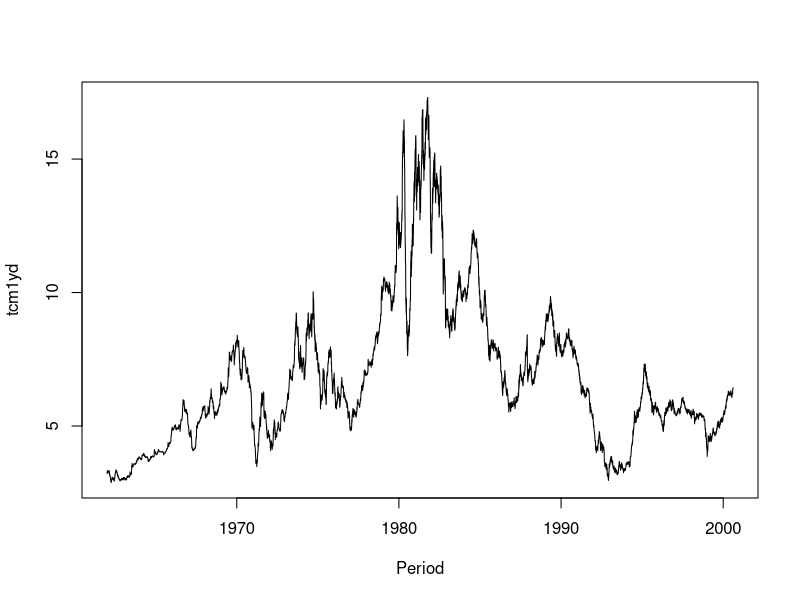
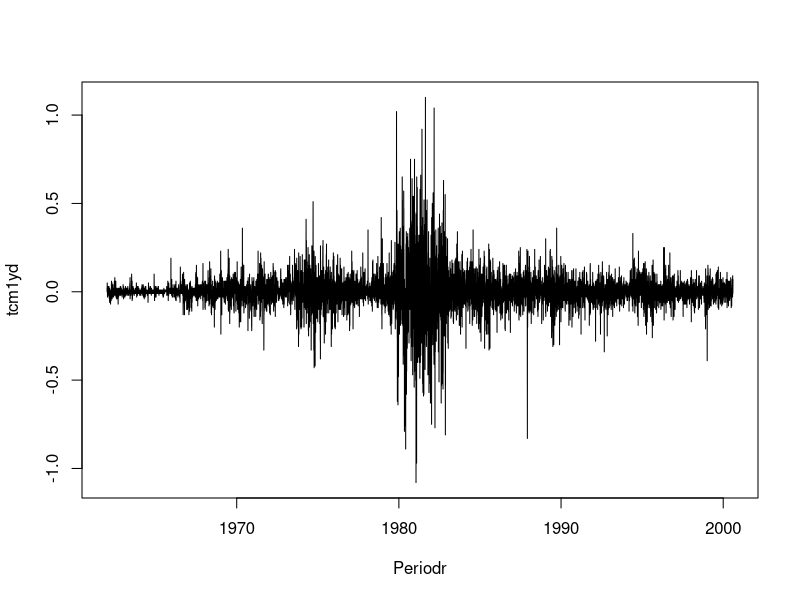

The R script that drew these images, in order:
## ---- chunk 1
require("timeDate")
require("fBasics")
require("fGarch")
require("tseries")
## ---- chunk 2
data(tcmd)
## ---- chunk 3
plot(tcm1yd,xlab="Period",ylab="tcm1yd")
## ---- chunk 4
adf.test(tcm1yd)
## ---- chunk 5
diff.tcm1yd=diff(tcm1yd)
adf.test(diff.tcm1yd)
## ---- chunk 6
plot(diff.tcm1yd,xlab="Periodr",ylab="tcm1yd")
## ---- chunk 7
model1= garchFit(~garch(1,1), data = diff.tcm1yd)
## ---- chunk 8
summary(model1)
## ---- chunk 9
model2= garchFit(~garch(2,1), data = diff.tcm1yd)
## ---- chunk 10
summary(model2)
